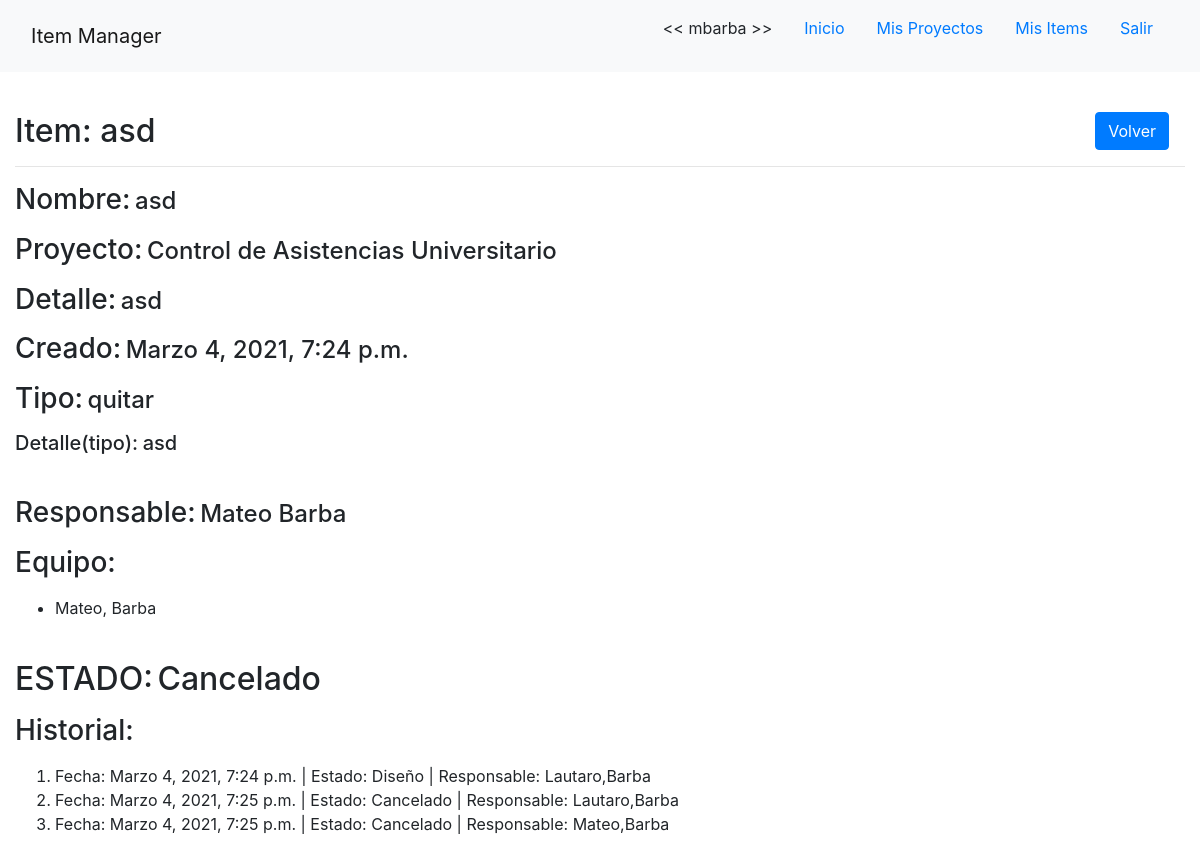
The page /item/12/ (signed in) on the database its author committed.
### app/models/item.py (models this page shows, shortened)
class Item(models.Model):
    proyecto = models.ForeignKey(Proyecto, verbose_name='proyecto', on_delete=models.PROTECT)
    nombre = models.CharField(verbose_name='nombre', max_length=255, unique=True)
    detalle = models.CharField(verbose_name='detalle', max_length=255)
    creacion = models.DateTimeField(verbose_name='fecha de creacion', auto_now_add=True, max_length=255)
    tipo = models.ForeignKey(TipoItem, verbose_name='tipo', on_delete=models.PROTECT)
    estado = models.ForeignKey(EstadoItem, verbose_name='estado', default=1, on_delete=models.PROTECT)
    responsable = models.ForeignKey(User, verbose_name='responsable', related_name="controla", on_delete=models.PROTECT)
    desarrolladores = models.ManyToManyField(User, verbose_name='desarrolladores', related_name="trabaja")
    def __str__(self):
        return self.nombre

### app/models/proyecto.py (models this page shows, shortened)
class Proyecto(models.Model):
    nombre = models.CharField(verbose_name='nombre', max_length=255, unique=True)
    creacion = models.DateTimeField(verbose_name='fecha de creacion', auto_now_add=True, max_length=255)
    lider = models.ForeignKey(User, verbose_name='lider', related_name="lidera", on_delete=models.PROTECT)
    equipo = models.ManyToManyField(User, verbose_name='equipo', related_name="participa")
    def __str__(self):
        return self.nombre

### app/models/tipo_item.py (models this page shows, shortened)
class TipoItem(models.Model):
    nombre = models.CharField(verbose_name='nombre', max_length=255, unique=True)
    detalle = models.CharField(verbose_name='detalle', max_length=255)
    estado_inicial = models.ForeignKey(EstadoItem, verbose_name='estado inicial', on_delete=models.PROTECT)
    workflow = models.ManyToManyField(CambioEstado, verbose_name='workflow')

### app/models/estado_item.py (models this page shows, shortened)
class EstadoItem(models.Model):
    nombre = models.CharField(verbose_name='nombre', max_length=255, unique=True)
    detalle = models.CharField(verbose_name='detalle', max_length=255)
    def __str__(self):
        return self.nombre

### app/models/snapshot.py (models this page shows, shortened)
class Snapshot(models.Model):
    item = models.ForeignKey(Item, verbose_name='item', related_name="snapshot", on_delete=models.PROTECT)
    creacion = models.DateTimeField(verbose_name='fecha de creacion', auto_now_add=True, max_length=255)
    estado = models.ForeignKey(EstadoItem, verbose_name='estado', default=1, on_delete=models.PROTECT)
    responsable = models.ForeignKey(User, verbose_name='responsable', on_delete=models.PROTECT)
    class Meta:
        ordering = ['creacion']

### app/views/item.py (the view)
# urls.py: path('item/<int:pk>/', ItemDetailView.as_view(), name='item-detail'),
class ItemDetailView(LoginRequiredMixin, DetailView):
    model = Item
    template_name = 'app/item_detail.html'
    def get(self, request, *args, **kwargs):
        user = request.user
        item = Item.objects.get(pk=kwargs['pk'])
        autorizados = []
        autorizados.append(item.responsable.pk)
        for p in item.desarrolladores.all():
            autorizados.append(p.pk)
        self.autorizados = autorizados
        return super().get(request, *args, **kwargs)
    def get_context_data(self, **kwargs):
        context = super().get_context_data(**kwargs)
        context['autorizados'] = self.autorizados
        return context

### app/templates/app/item_detail.html (shortened to what this page needs)
{% extends 'base.html' %}
{% load crispy_forms_tags %}
{% block content %}
    {% if user.is_staff or user.pk in autorizados %}
    <br>
    <h2>Item: {{ object }}
    {% if user.is_staff %}
        <div class="float-right"><a class="btn btn-primary mx-3 float-right" href="{% url 'item-list' %}">Volver</a></div>
    {% else %}
        <div class="float-right"><a class="btn btn-primary mx-3 float-right" href="{% url 'mis-items-list' %}">Volver</a></div>
    {% endif %}
    </h2>
    <hr>
    <p><span class="h3">Nombre:</span> <span class="h4">{{ object.nombre }}</span></p>
    <p><span class="h3">Proyecto:</span> <span class="h4">{{ object.proyecto }}</span></p>
    <p><span class="h3">Detalle:</span> <span class="h4">{{ object.detalle }}</span></p>
    <p><span class="h3">Creado:</span> <span class="h4">{{ object.creacion }}</span></p>
    <p><span class="h3">Tipo:</span> <span class="h4">{{ object.tipo.nombre }}</span></p>
    <p><span class="h5">Detalle(tipo):</span> <span class="h5">{{ object.tipo.detalle }}</span></p>
    <br>
    <p><span class="h3">Responsable:</span> <span class="h4">{{ object.responsable.first_name }} {{ object.responsable.last_name }}</span></p>
    <p><span class="h3">Equipo:</span></p>
    <ul>
        {% for p in object.desarrolladores.all %}
            <li>{{ p.first_name }}, {{ p.last_name }}</li>
        {% endfor %}
    </ul>
    <br>
    <p><span class="h2">ESTADO:</span> <span class="h2">{{ object.estado }}</span></p>
    <p><span class="h3">Historial:</span></p>
    <ol>
        {% for s in object.snapshot.all %}
            <li>Fecha: {{ s.creacion }} | Estado: {{ s.estado.nombre }} | Responsable: {{ s.responsable.first_name }},{{ s.responsable.last_name }}</li>
        {% endfor %}
    </ol>
    <br>
    <br>
    {% else %}
        <br>
        <h2>No tiene los permisos necesarios para ver esta página!</h2>
        <a class="btn btn-primary" href="{% url 'home' %}">Volver al Inicio</a>
    {% endif %}
{% endblock %}

### templates/base.html (shortened to what this page needs)
{% load static %}
<!DOCTYPE html>
<html lang="es">
<head>
    <link rel="stylesheet" href="https://stackpath.bootstrapcdn.com/bootstrap/4.5.0/css/bootstrap.min.css">
</head>
<body>
    <nav class="navbar sticky-top navbar-light bg-light align-items-center">
        <div class="col-12 col-md-6 text-center text-md-left">
            <a class="navbar-brand" href="{% url 'home' %}">Item Manager</a>
        </div>
        <div class="col-12 col-md-6 d-flex justify-content-center justify-content-md-end">
            {% if user.is_authenticated %}
                <p class="nav-link d-none d-md-block"><< {{ user.username }} >></p>
                <a class="nav-link d-none d-md-block" href="{% url 'home' %}">Inicio</a>
                {% if user.is_staff %}
                    <a class="nav-link d-none d-md-block" href="{% url 'dashboard' %}">Dashboard</a>
                {% else %}
                    <a class="nav-link d-none d-md-block" href="{% url 'mis-proyectos-list' %}">Mis Proyectos</a>
                    <a class="nav-link d-none d-md-block" href="{% url 'mis-items-list' %}">Mis Items</a>
                {% endif %}
                <a class="nav-link d-none d-md-block" href="{% url 'logout' %}">Salir</a>
            {% endif %}
        </div>
    </nav>
    <div class="container-fluid justify-content-center mt-3">
        {% block content %}{% endblock %}
    </div>
</body>
</html>

### rows shown on the page
Item: nombre "asd", proyecto "Control de Asistencias Universitario", detalle "asd", creacion "Marzo 4, 2021, 7:24 p.m.", tipo.nombre "quitar", tipo.detalle "asd", responsable.first_name "Mateo", responsable.last_name "Barba", estado "Cancelado"
Snapshot: creacion "Marzo 4, 2021, 7:24 p.m.", estado.nombre "Diseño", responsable.first_name "Lautaro", responsable.last_name "Barba"
Snapshot: creacion "Marzo 4, 2021, 7:25 p.m.", estado.nombre "Cancelado", responsable.first_name "Lautaro", responsable.last_name "Barba"
Snapshot: creacion "Marzo 4, 2021, 7:25 p.m.", estado.nombre "Cancelado", responsable.first_name "Mateo", responsable.last_name "Barba"

### other values the page prints
{{ user.username }} "mbarba"
{{ p.first_name }} "Mateo"
{{ p.last_name }} "Barba"
